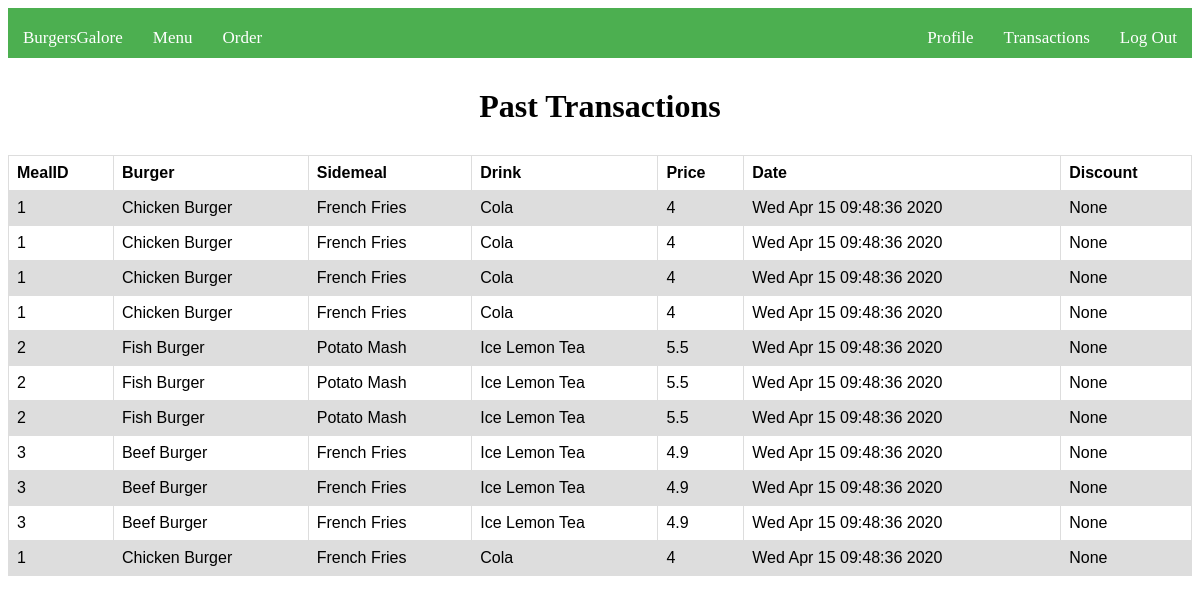
/transactions (signed in), run on the app's committed database.
### tables this page shows
CREATE TABLE orders (            id INTEGER PRIMARY KEY AUTOINCREMENT,            custID INTEGER REFERENCES members(id),            mealID INTEGER REFERENCES meals(id),            price INTEGER NOT NULL,            date DATE NOT NULL,            discount VARCHAR(256) NOT NULL);

CREATE TABLE meals (            id INTEGER PRIMARY KEY AUTOINCREMENT,            burger VARCHAR(256) NOT NULL,            sidemeal VARCHAR(256) NOT NULL,            drink VARCHAR(256) NOT NULL,            price INTEGER UNIQUE NOT NULL);

### server.py (the view)
@app.route('/transactions',methods=["GET","POST"])
def transactions():
    if curr_login == []:
        msg = 'Log In Required'
        return redirect(url_for('main',msg=msg))
    else:
        database = sqlite3.connect('BurgerGalore.db')
        c = database.cursor()
        c.execute('''SELECT id FROM members WHERE name = :N''',\
                  {'N':curr_login[0]})
        custID = c.fetchone()[0]
        c.execute('''SELECT mealID,price,date,discount FROM orders WHERE custID = :ID''',{"ID":custID})
        orders = c.fetchall()
        meals = []
        for order in orders:
            c.execute('''SELECT burger,sidemeal,drink FROM meals WHERE id = :ID''',{"ID":order[0]})
            meal = c.fetchone()
            meals.append(meal)
        leng = len(orders)
        return render_template("transaction.html",orders=orders,\
                               meals=meals,\
                               leng=leng)

### templates/transaction.html
{% extends "layout.html" %}
{% block body %}
<h1>Past Transactions</h1>
<table>
	<tr>
		<th>MealID</th>
		<th>Burger</th>
		<th>Sidemeal</th>
		<th>Drink</th>
		<th>Price</th>
		<th>Date</th>
		<th>Discount</th>
	</tr>
	{% for i in range(leng) %}
		<tr>
			<td>{{orders[i][0]}}</td>
			<td>{{meals[i][0]}}</td>
			<td>{{meals[i][1]}}</td>
			<td>{{meals[i][2]}}</td>
			<td>{{orders[i][1]}}</td>
			<td>{{orders[i][2]}}</td>
			<td>{{orders[i][3]}}</td>
		</tr>
	{% endfor %}
</table>
{% endblock %}

### static/styleG.css (style rules this page uses)
h1 { text-align: center; margin: 30px; }
table { font-family: arial, sans-serif; border-collapse: collapse; width: 100%; }
td, th { border: 1px solid #dddddd; text-align: left; padding: 8px; }
tr:nth-child(even) { background-color: #dddddd; }

### data on the page
orders: mealID "1", price "4", date "Wed Apr 15 09:48:36 2020", discount "None"
meals: burger "Chicken Burger" "Chicken Burger" "Chicken Burger" "Chicken Burger" "Chicken Burger", sidemeal "French Fries" "French Fries" "French Fries" "French Fries" "French Fries", drink "Cola" "Cola" "Cola" "Cola" "Cola"
orders: mealID "1", price "4", date "Wed Apr 15 09:48:36 2020", discount "None"
orders: mealID "1", price "4", date "Wed Apr 15 09:48:36 2020", discount "None"
orders: mealID "1", price "4", date "Wed Apr 15 09:48:36 2020", discount "None"
orders: mealID "2", price "5.5", date "Wed Apr 15 09:48:36 2020", discount "None"
meals: burger "Fish Burger" "Fish Burger" "Fish Burger", sidemeal "Potato Mash" "Potato Mash" "Potato Mash", drink "Ice Lemon Tea" "Ice Lemon Tea" "Ice Lemon Tea"
orders: mealID "2", price "5.5", date "Wed Apr 15 09:48:36 2020", discount "None"
orders: mealID "2", price "5.5", date "Wed Apr 15 09:48:36 2020", discount "None"
orders: mealID "3", price "4.9", date "Wed Apr 15 09:48:36 2020", discount "None"
meals: burger "Beef Burger" "Beef Burger" "Beef Burger", sidemeal "French Fries" "French Fries" "French Fries", drink "Ice Lemon Tea" "Ice Lemon Tea" "Ice Lemon Tea"
orders: mealID "3", price "4.9", date "Wed Apr 15 09:48:36 2020", discount "None"
orders: mealID "3", price "4.9", date "Wed Apr 15 09:48:36 2020", discount "None"
orders: mealID "1", price "4", date "Wed Apr 15 09:48:36 2020", discount "None"
